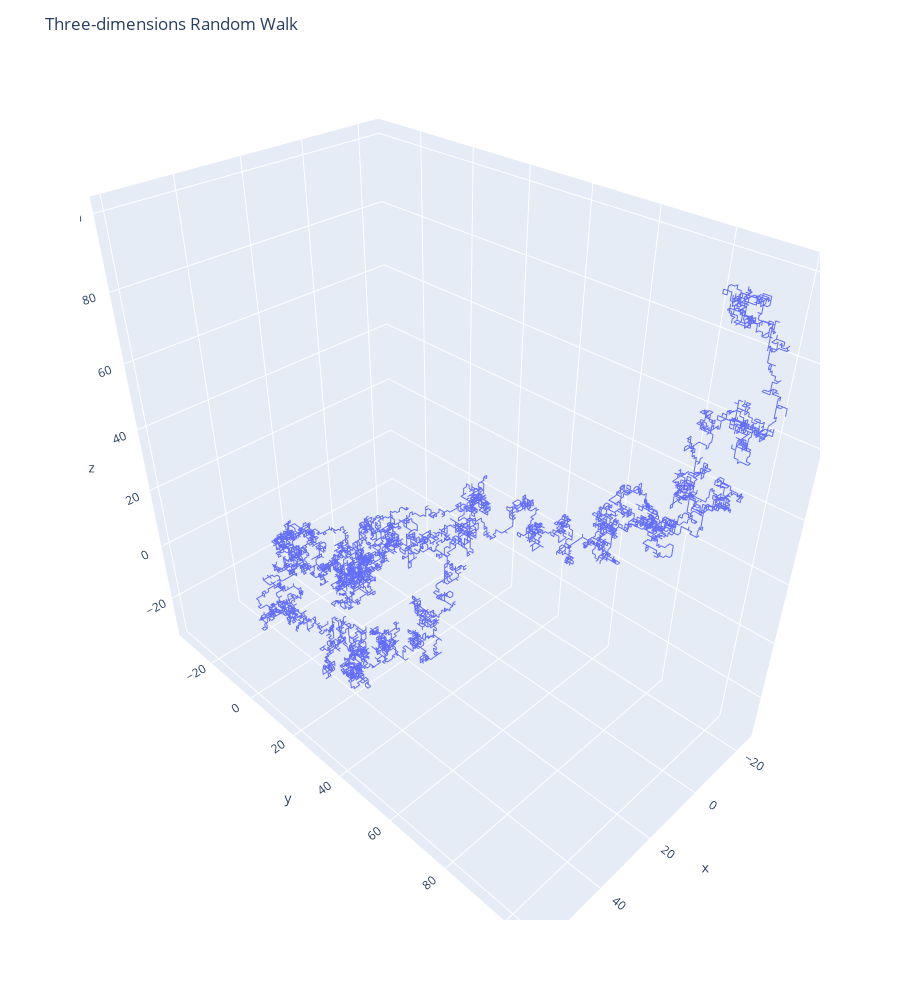

Notebook source saved alongside this figure:
### Code cell
def simulate_3d_rw(nsteps=10000, stepsize=1):

    deltas = [ (0,0,-1*stepsize), (0,-1*stepsize,0), (-1*stepsize,0,0),\
               (0,0,1*stepsize), (0,1*stepsize,0), (1*stepsize,0,0) ]

    steps = [ list(random.choice(deltas)) for i in range(nsteps) ]
    steps = np.array(steps)
    steps = np.cumsum(steps,axis=0)
    z = list(steps[:,2])
    y = list(steps[:,1])
    x = list(steps[:,0])

    return x, y, z

x, y, z = simulate_3d_rw()
fig = px.line_3d({ 'x' : x, 'y' : y, 'z' : z }, x='x', y='y', z='z')
fig.update_layout(
    title='Three-dimensions Random Walk'
)
pretty_plot(fig)
fig.show()

### Figure 1 — Plotly figure (JSON) as saved in the notebook; plotly's stock layout.template omitted (floating-point values rounded to 4 significant figures; data arrays with more than 128 entries replaced by an {"elided": "..."} marker saying what was removed)
{"data": [{"hovertemplate": "x=%{x}<br>y=%{y}<br>z=%{z}<extra></extra>", "legendgroup": "", "line": {"color": "#636efa", "dash": "solid"}, "marker": {"symbol": "circle"}, "mode": "lines", "name": "", "scene": "scene", "showlegend": false, "type": "scatter3d", "x": {"elided": "10000 int values"}, "y": {"elided": "10000 int values"}, "z": {"elided": "10000 int values"}}], "layout": {"height": 1000, "legend": {"tracegroupgap": 0}, "margin": {"t": 60}, "paper_bgcolor": "rgba(0, 0, 0, 0)", "plot_bgcolor": "rgba(0, 0, 0, 0)", "scene": {"domain": {"x": [0, 1], "y": [0, 1]}, "xaxis": {"title": {"text": "x"}}, "yaxis": {"title": {"text": "y"}}, "zaxis": {"title": {"text": "z"}}}, "title": {"text": "Three-dimensions Random Walk"}, "xaxis": {"gridcolor": "#f0f0f0", "gridwidth": 1, "linewidth": 2, "nticks": 30, "showgrid": true, "showline": true}, "yaxis": {"gridcolor": "#f0f0f0", "gridwidth": 1, "linewidth": 2, "nticks": 30, "showgrid": true, "showline": true, "tickformat": "none", "zeroline": true, "zerolinecolor": "#f0f0f0", "zerolinewidth": 1}}}
